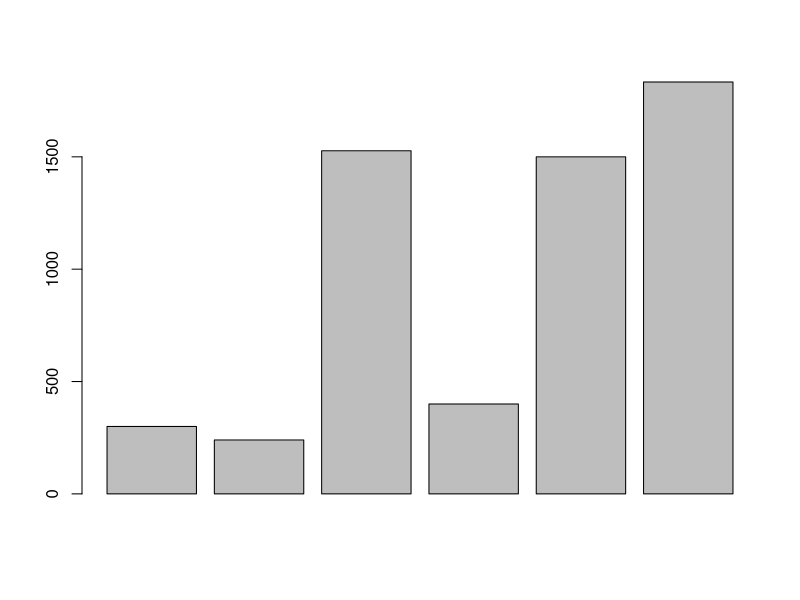
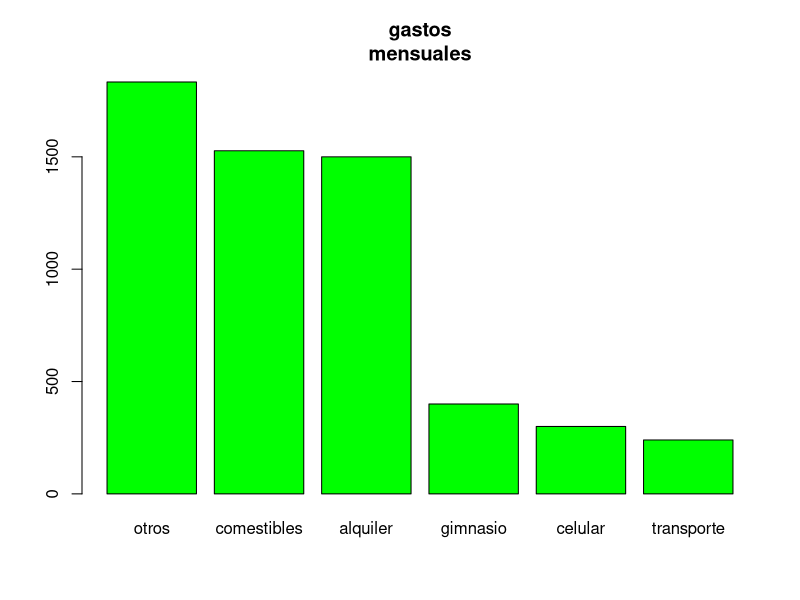

The R source for these figures, in order:
#Laboratorio-1 R
##Carlos Andrade
###2025-09-01
#Gastos totales
300 + 240 + 1527 + 400 + 1500 + 1833
celular<-300
celular
transporte <- 240
comestible <- 1527
gimnasio <- 400
alquiler <- 1500
otros <- 1833
# Valor absoluto (absolute value)
abs(10)
abs(-4)
# Raíz cuadrada (square root)
sqrt(9)
# Logáritmo natural (natural Logarithm)
log(2)
help("mean")
## starting httpd help server... done
?abs
?mean
help.search("absolute")
??absolute
gastos <- c(celular, transporte, comestible, gimnasio, alquiler, otros)
barplot(gastos)
gastos.ordenados <- sort (gastos, decreasing = TRUE)
names(gastos.ordenados) <-
c("otros","comestibles","alquiler","gimnasio","celular","transporte")    
barplot(gastos.ordenados,main = "gastos
mensuales",names.arg = names(gastos.ordenados),col = "green")
